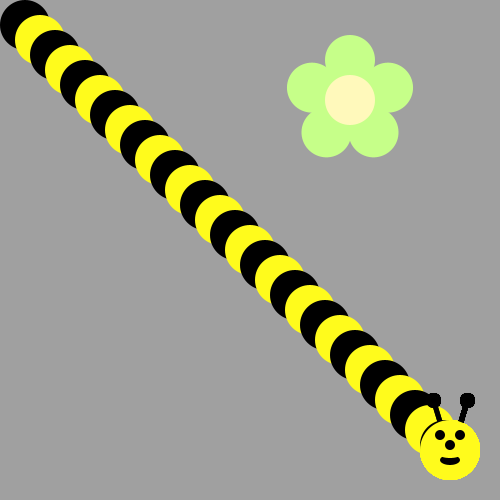
Frame 1 (no input)
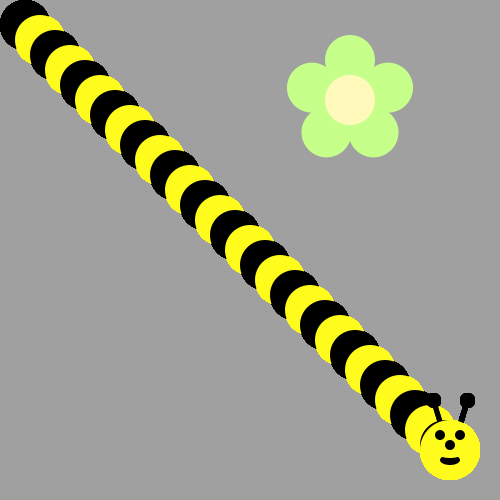
Frame 60 (the mouse pressed at the canvas centre just before this capture)
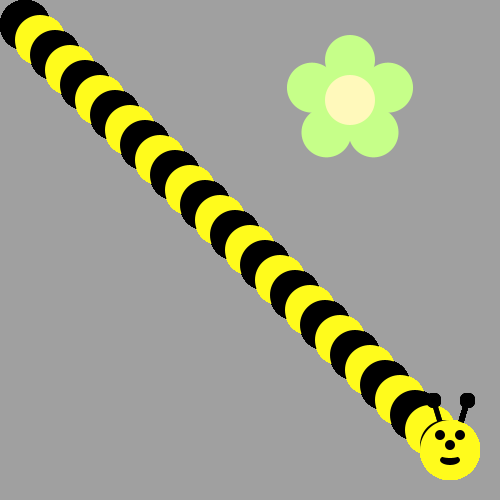
Frame 120 (the mouse held since frame 60 and released just before this capture)

The Processing sketch that drew these frames (run headless with seeded random() and noise(); from frame 60 on, the mouse is pressed at the canvas centre):

// Processing sketch: Bumblebee
// ── Bumblebee.pde


void draw() {
  int x = 10;
  int y = 10;
  for(int i = 0; i < 29; i++){
    x = x + 15;
    y = y + 15;
if((i%2) == 0) {
  fill(0,0,0);
}
    ellipse(x , y, 50, 50);
  fill(255,255,0);
drawBeeFace(450,450);
}}

void drawFlower(int x, int y) {
     noStroke();
     translate(x, y);
     // draw 5 petals, rotating after each one<
     fill(#c6ff89);      // green
      for (int i = 0; i < 5; i++) {
           ellipse(0, -40, 50, 50);
          rotate(radians(72));
     }
     fill(#fff9bb); // light yellow
     ellipse(0, 0, 50, 50);
} 
void drawBeeFace(int BeeFaceX, int BeeFaceY) {
     noStroke();
     fill(0, 0, 0);
     stroke(1);
     strokeWeight(5);
     line(BeeFaceX-10, BeeFaceY-27, BeeFaceX-17, BeeFaceY-50);
     line(BeeFaceX+10, BeeFaceY-27, BeeFaceX+17, BeeFaceY-50);
     ellipse(BeeFaceX-17, BeeFaceY-50, 10, 10);
     ellipse(BeeFaceX+17, BeeFaceY-50, 10, 10);
     noStroke();
     fill(255, 251, 28);
     ellipse(BeeFaceX, BeeFaceY, 60, 60); // face
     fill(255, 237, 209);
     fill(0,0,0);
      ellipse(BeeFaceX-10, BeeFaceY-15, 10, 10); // eyes
     ellipse(BeeFaceX+10, BeeFaceY-15, 10, 10);
      ellipse(BeeFaceX, BeeFaceY-5, 10, 10); // nose
      ellipse(BeeFaceX, BeeFaceY+10, 20, 10);// mouth
     fill(255, 251, 28);
     ellipse(BeeFaceX, BeeFaceY+5, 20, 6);
}

void setup() {
     ellipseMode(CENTER);
     size(500, 500);
     background(160, 160, 160);
      drawFlower(350, 100);
}
